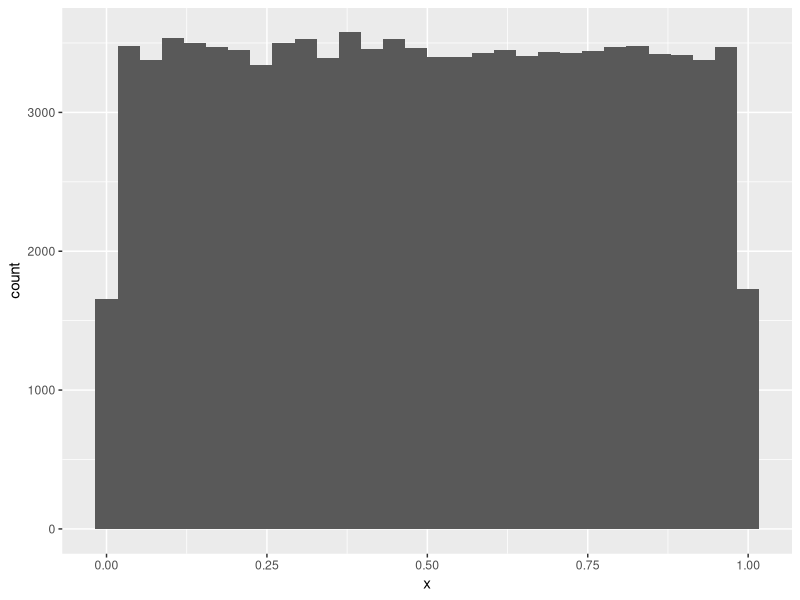
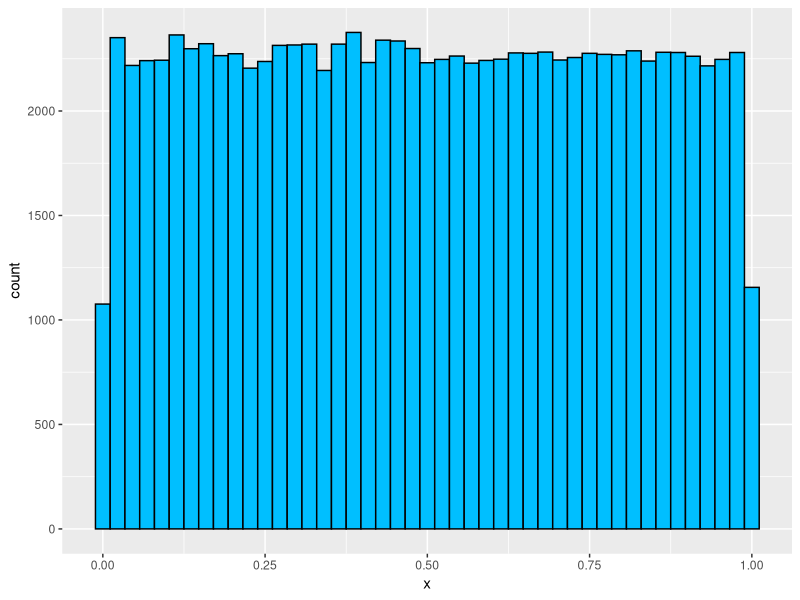
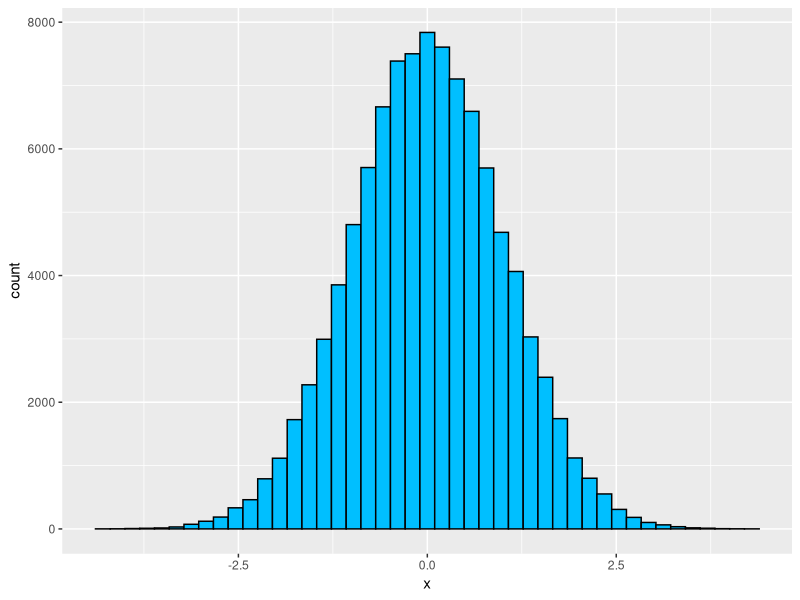
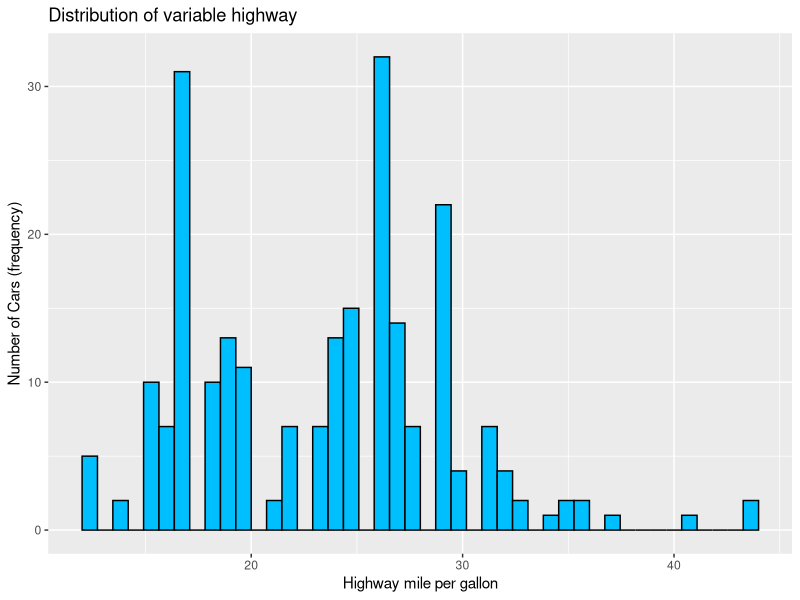
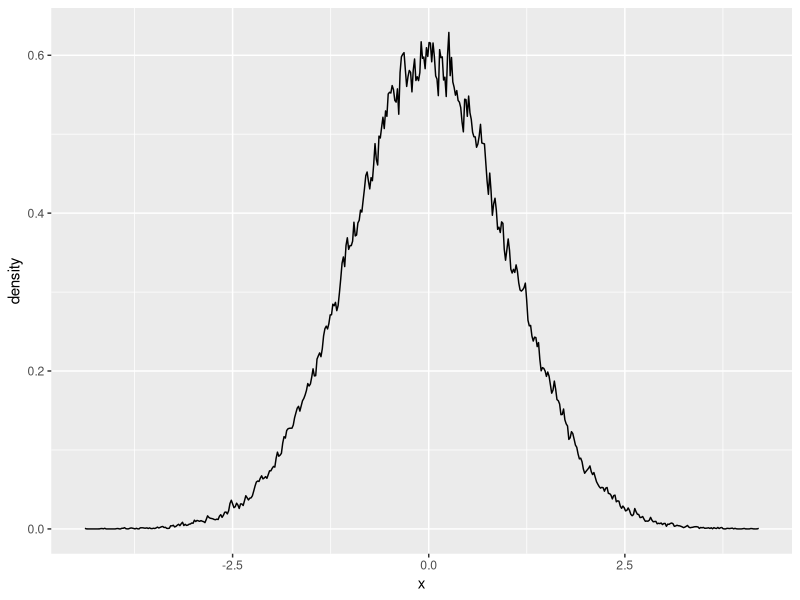
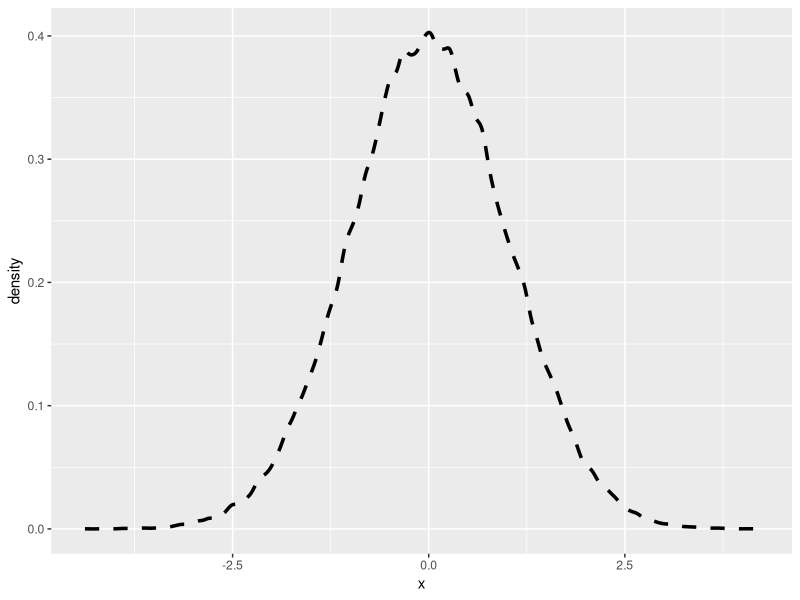
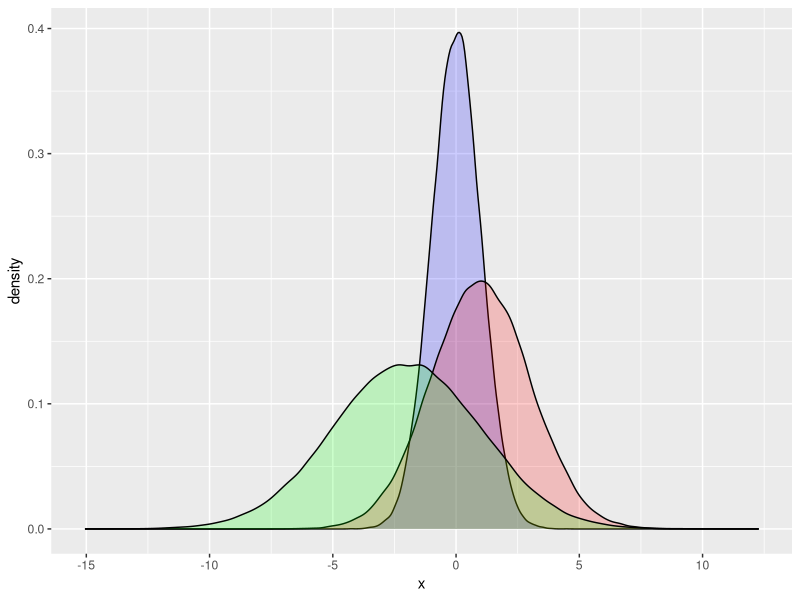

Write R code to recreate these figures, in order.
# clear work space
rm(list = ls())
graphics.off()

# load libraries
library(ggplot2)
library(dplyr)
library(tibble)

# Histogram

## generate some random data - Uniform continuous distribution
set.seed(123)

df.unif <- runif(100000, 0, 1) %>% 
  # convert to tibble 
  tibble(x = .)

## plot...
ggplot(data = df.unif,
       mapping = aes(x = x)) +
  geom_histogram()

# or
df.unif %>% 
  ggplot(aes(x = x)) +
  geom_histogram(bins = 45,
                 color = "black",
                 fill = "deepskyblue")

## normal continues distribution (random numbers)
df.norm <- rnorm(100000, 0, 1) %>% 
  tibble(x = .)

## plot...
df.norm %>% 
  ggplot(aes(x = x)) +
  geom_histogram(bins = 45,
                 color = "black",
                 fill = "deepskyblue")

## car data set
mpg %>% 
  ggplot(aes(x = hwy)) +
  geom_histogram(bins = 45,
                 color = "black",
                 fill = "deepskyblue") +
  xlab("Highway mile per gallon") +
  ylab("Number of Cars (frequency)") +
  ggtitle("Distribution of variable highway")

# Density plot

df.norm %>% 
  ggplot(aes(x = x)) +
  geom_density(adjust = 0.05)

## line parameter
df.norm %>% 
  ggplot(aes(x = x)) +
  geom_density(adjust = 0.5,
               size = 1.2,
               linetype = "dashed")

# visualize normally distributed variables (diff, distr. parms)
df.norm1 <- rnorm(100000, 0, 1) %>% tibble(x = .)
df.norm2 <- rnorm(100000, 1, 2) %>% tibble(x = .)
df.norm3 <- rnorm(100000, -2, 3) %>% tibble(x = .)

ggplot() +
  #first density
  geom_density(df.norm1, mapping = aes(x = x),
               color = "black", fill = "blue",
               alpha = 0.2) +
  # second density
  geom_density(df.norm2, mapping = aes(x = x),
               color = "black", fill = "red",
               alpha = 0.2) +
  # third density
  geom_density(df.norm3, mapping = aes(x = x),
               color = "black", fill = "green",
               alpha = 0.2)